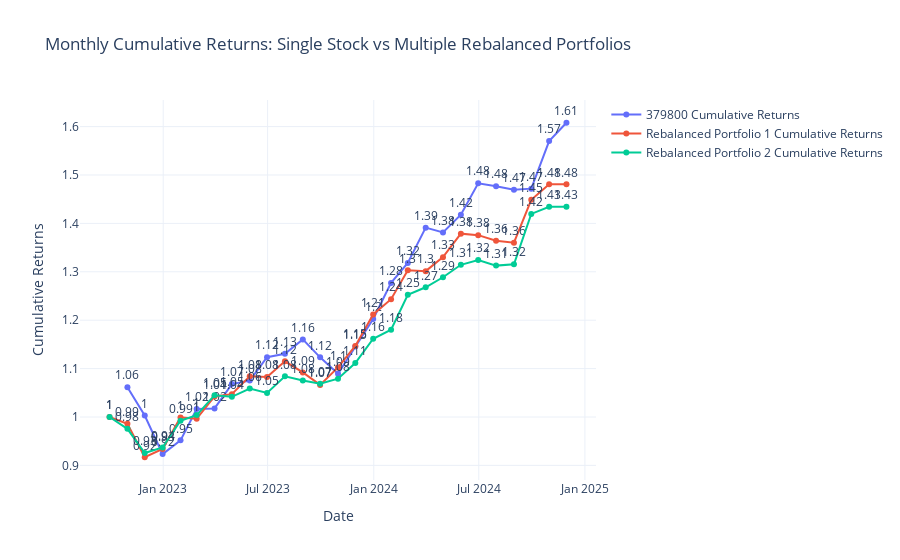
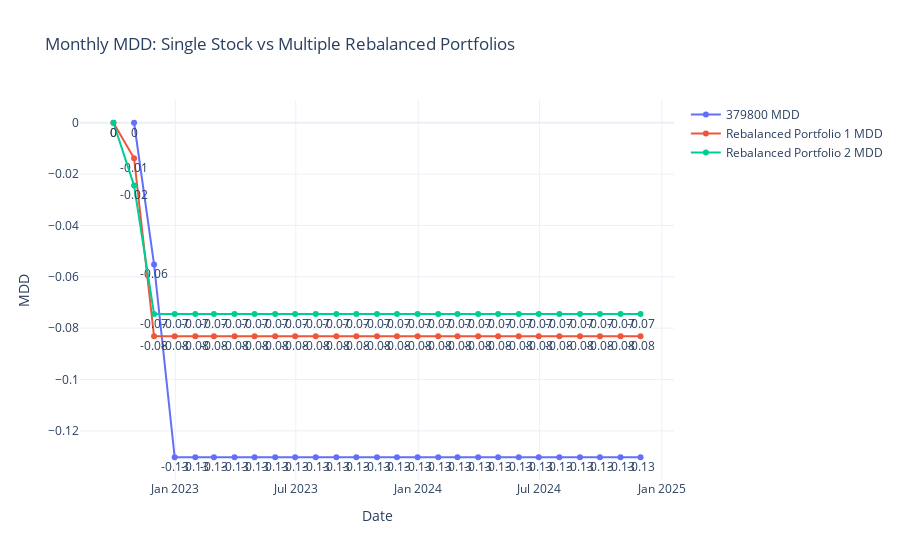

The notebook cell saved with these charts, in order:
### Code cell
import FinanceDataReader as fdr
import pandas as pd
import numpy as np
import plotly.graph_objects as go
from datetime import datetime

# 날짜 범위 설정
start_date = '2022-09-01'
end_date = datetime.today().strftime('%Y-%m-%d')

# 월별 리밸런싱 수익률 계산 함수
def monthly_rebalance_return(df, weights):
    rebalance_returns = (df.pct_change().shift(-1) * weights).sum(axis=1)
    rebalance_cum_returns = (1 + rebalance_returns).cumprod()
    rebalance_cum_returns.iloc[0] = 1
    return rebalance_cum_returns

# MDD 계산 함수
def calculate_mdd(cum_returns):
    drawdown = cum_returns / cum_returns.cummax() - 1
    mdd = drawdown.cummin()
    return mdd

# 여러 종목 코드 그룹과 비중을 받아 개별 리밸런싱 결과를 그래프로 생성하는 함수
def plot_multiple_portfolios(single_stock_code, *multi_stock_codes_with_weights):
    # 한 종목의 데이터 가져오기
    single_stock_data = fdr.DataReader(single_stock_code, start_date, end_date).resample('ME').last()
    single_stock_cum_returns = (1 + single_stock_data['Close'].pct_change()).cumprod()
    single_stock_mdd = calculate_mdd(single_stock_cum_returns)

    # Plotly 그래프 생성 - 수익률 그래프
    fig_returns = go.Figure()
    fig_returns.add_trace(go.Scatter(
        x=single_stock_data.index,
        y=single_stock_cum_returns,
        name=f"{single_stock_code}",
        mode="lines+markers+text",
        text=single_stock_cum_returns.round(2),
        textposition="top center",
        texttemplate="%{text}"
    ))

    # Plotly 그래프 생성 - MDD 그래프
    fig_mdd = go.Figure()
    fig_mdd.add_trace(go.Scatter(
        x=single_stock_data.index,
        y=single_stock_mdd,
        name=f"{single_stock_code} MDD",
        mode="lines+markers+text",
        text=single_stock_mdd.round(2),
        textposition="bottom center",
        texttemplate="%{text}"
    ))

    # 각 그룹의 multi_stock_codes와 비중에 대해 개별적으로 수익률과 MDD 계산
    for i, (multi_stock_codes, weights) in enumerate(multi_stock_codes_with_weights, start=1):
        if len(multi_stock_codes) < 2:
            raise ValueError("각 multi_stock_codes 그룹에는 최소 2개 이상의 종목 코드가 필요합니다.")
        if len(weights) != len(multi_stock_codes):
            raise ValueError("비중 배열의 길이는 종목 코드의 개수와 같아야 합니다.")
        
        # 여러 종목의 데이터 가져오기
        multi_stock_data = {code: fdr.DataReader(code, start_date, end_date)['Close'] for code in multi_stock_codes}
        multi_stock_data = pd.DataFrame(multi_stock_data).resample('ME').last().dropna()
        
        # 비중을 np.array 형태로 변환 후 리밸런싱 포트폴리오 수익률 계산
        weights = np.array(weights)
        rebalance_cum_returns = monthly_rebalance_return(multi_stock_data, weights)
        rebalance_mdd = calculate_mdd(rebalance_cum_returns)
        
        # 리밸런싱 포트폴리오 수익률 추가
        fig_returns.add_trace(go.Scatter(
            x=rebalance_cum_returns.index,
            y=rebalance_cum_returns,
            name=f"Rebalanced Portfolio {i}",
            mode="lines+markers+text",
            text=rebalance_cum_returns.round(2),
            textposition="top center",
            texttemplate="%{text}"
        ))
        
        # 리밸런싱 포트폴리오 MDD 추가
        fig_mdd.add_trace(go.Scatter(
            x=rebalance_mdd.index,
            y=rebalance_mdd,
            name=f"Rebalanced Portfolio {i} MDD",
            mode="lines+markers+text",
            text=rebalance_mdd.round(2),
            textposition="bottom center",
            texttemplate="%{text}"
        ))

    # 그래프 레이아웃 설정
    fig_returns.update_layout(
        title="Monthly Cumulative Returns: Single Stock vs Multiple Rebalanced Portfolios",
        xaxis=dict(title="Date"),
        yaxis=dict(title="Cumulative Returns")
    )
    
    fig_mdd.update_layout(
        title="Monthly MDD: Single Stock vs Multiple Rebalanced Portfolios",
        xaxis=dict(title="Date"),
        yaxis=dict(title="MDD")
    )
    
    fig_returns.show()
    fig_mdd.show()

# 예시 사용
single_stock_code = '379800'
multi_stock_codes_group1 = (['379800', '438080'], [0.7, 0.3])
multi_stock_codes_group2 = (['379800', '329750', '411060'], [0.5, 0.3, 0.2])
plot_multiple_portfolios(single_stock_code, multi_stock_codes_group1, multi_stock_codes_group2)

### Figure 1 — Plotly figure (JSON) as saved in the notebook; plotly's stock layout.template omitted (floating-point values rounded to 4 significant figures)
{"data": [{"mode": "lines+markers+text", "name": "379800 Cumulative Returns", "text": [null, 1.06, 1, 0.92, 0.95, 1.02, 1.02, 1.07, 1.08, 1.12, 1.13, 1.16, 1.12, 1.09, 1.15, 1.2, 1.28, 1.32, 1.39, 1.38, 1.42, 1.48, 1.48, 1.47, 1.47, 1.57, 1.61], "textposition": "top center", "texttemplate": "%{text}", "type": "scatter", "x": ["2022-09-30T00:00:00", "2022-10-31T00:00:00", "2022-11-30T00:00:00", "2022-12-31T00:00:00", "2023-01-31T00:00:00", "2023-02-28T00:00:00", "2023-03-31T00:00:00", "2023-04-30T00:00:00", "2023-05-31T00:00:00", "2023-06-30T00:00:00", "2023-07-31T00:00:00", "2023-08-31T00:00:00", "2023-09-30T00:00:00", "2023-10-31T00:00:00", "2023-11-30T00:00:00", "2023-12-31T00:00:00", "2024-01-31T00:00:00", "2024-02-29T00:00:00", "2024-03-31T00:00:00", "2024-04-30T00:00:00", "2024-05-31T00:00:00", "2024-06-30T00:00:00", "2024-07-31T00:00:00", "2024-08-31T00:00:00", "2024-09-30T00:00:00", "2024-10-31T00:00:00", "2024-11-30T00:00:00"], "y": [null, 1.062, 1.003, 0.9233, 0.9517, 1.016, 1.018, 1.068, 1.075, 1.124, 1.131, 1.16, 1.123, 1.089, 1.146, 1.202, 1.277, 1.318, 1.391, 1.381, 1.418, 1.483, 1.477, 1.47, 1.472, 1.57, 1.608]}, {"mode": "lines+markers+text", "name": "Rebalanced Portfolio 1 Cumulative Returns", "text": [1, 0.99, 0.92, 0.93, 1, 1, 1.04, 1.05, 1.08, 1.08, 1.12, 1.09, 1.07, 1.1, 1.15, 1.21, 1.24, 1.3, 1.3, 1.33, 1.38, 1.38, 1.36, 1.36, 1.45, 1.48, 1.48], "textposition": "top center", "texttemplate": "%{text}", "type": "scatter", "x": ["2022-09-30T00:00:00", "2022-10-31T00:00:00", "2022-11-30T00:00:00", "2022-12-31T00:00:00", "2023-01-31T00:00:00", "2023-02-28T00:00:00", "2023-03-31T00:00:00", "2023-04-30T00:00:00", "2023-05-31T00:00:00", "2023-06-30T00:00:00", "2023-07-31T00:00:00", "2023-08-31T00:00:00", "2023-09-30T00:00:00", "2023-10-31T00:00:00", "2023-11-30T00:00:00", "2023-12-31T00:00:00", "2024-01-31T00:00:00", "2024-02-29T00:00:00", "2024-03-31T00:00:00", "2024-04-30T00:00:00", "2024-05-31T00:00:00", "2024-06-30T00:00:00", "2024-07-31T00:00:00", "2024-08-31T00:00:00", "2024-09-30T00:00:00", "2024-10-31T00:00:00", "2024-11-30T00:00:00"], "y": [1, 0.9862, 0.9168, 0.9339, 0.9992, 0.9964, 1.043, 1.047, 1.084, 1.082, 1.115, 1.092, 1.066, 1.102, 1.147, 1.212, 1.243, 1.303, 1.301, 1.33, 1.379, 1.376, 1.364, 1.36, 1.449, 1.481, 1.481]}, {"mode": "lines+markers+text", "name": "Rebalanced Portfolio 2 Cumulative Returns", "text": [1, 0.98, 0.93, 0.94, 0.99, 1, 1.05, 1.04, 1.06, 1.05, 1.08, 1.08, 1.07, 1.08, 1.11, 1.16, 1.18, 1.25, 1.27, 1.29, 1.31, 1.32, 1.31, 1.32, 1.42, 1.43, 1.43], "textposition": "top center", "texttemplate": "%{text}", "type": "scatter", "x": ["2022-09-30T00:00:00", "2022-10-31T00:00:00", "2022-11-30T00:00:00", "2022-12-31T00:00:00", "2023-01-31T00:00:00", "2023-02-28T00:00:00", "2023-03-31T00:00:00", "2023-04-30T00:00:00", "2023-05-31T00:00:00", "2023-06-30T00:00:00", "2023-07-31T00:00:00", "2023-08-31T00:00:00", "2023-09-30T00:00:00", "2023-10-31T00:00:00", "2023-11-30T00:00:00", "2023-12-31T00:00:00", "2024-01-31T00:00:00", "2024-02-29T00:00:00", "2024-03-31T00:00:00", "2024-04-30T00:00:00", "2024-05-31T00:00:00", "2024-06-30T00:00:00", "2024-07-31T00:00:00", "2024-08-31T00:00:00", "2024-09-30T00:00:00", "2024-10-31T00:00:00", "2024-11-30T00:00:00"], "y": [1, 0.9755, 0.9255, 0.9371, 0.9924, 1.004, 1.045, 1.042, 1.059, 1.05, 1.084, 1.075, 1.069, 1.079, 1.111, 1.162, 1.18, 1.252, 1.268, 1.289, 1.314, 1.324, 1.313, 1.316, 1.42, 1.434, 1.434]}], "layout": {"title": {"text": "Monthly Cumulative Returns: Single Stock vs Multiple Rebalanced Portfolios"}, "xaxis": {"title": {"text": "Date"}}, "yaxis": {"title": {"text": "Cumulative Returns"}}}}

### Figure 2 — Plotly figure (JSON) as saved in the notebook; plotly's stock layout.template omitted (floating-point values rounded to 4 significant figures)
{"data": [{"mode": "lines+markers+text", "name": "379800 MDD", "text": [null, 0, -0.06, -0.13, -0.13, -0.13, -0.13, -0.13, -0.13, -0.13, -0.13, -0.13, -0.13, -0.13, -0.13, -0.13, -0.13, -0.13, -0.13, -0.13, -0.13, -0.13, -0.13, -0.13, -0.13, -0.13, -0.13], "textposition": "bottom center", "texttemplate": "%{text}", "type": "scatter", "x": ["2022-09-30T00:00:00", "2022-10-31T00:00:00", "2022-11-30T00:00:00", "2022-12-31T00:00:00", "2023-01-31T00:00:00", "2023-02-28T00:00:00", "2023-03-31T00:00:00", "2023-04-30T00:00:00", "2023-05-31T00:00:00", "2023-06-30T00:00:00", "2023-07-31T00:00:00", "2023-08-31T00:00:00", "2023-09-30T00:00:00", "2023-10-31T00:00:00", "2023-11-30T00:00:00", "2023-12-31T00:00:00", "2024-01-31T00:00:00", "2024-02-29T00:00:00", "2024-03-31T00:00:00", "2024-04-30T00:00:00", "2024-05-31T00:00:00", "2024-06-30T00:00:00", "2024-07-31T00:00:00", "2024-08-31T00:00:00", "2024-09-30T00:00:00", "2024-10-31T00:00:00", "2024-11-30T00:00:00"], "y": [null, 0, -0.05519, -0.1303, -0.1303, -0.1303, -0.1303, -0.1303, -0.1303, -0.1303, -0.1303, -0.1303, -0.1303, -0.1303, -0.1303, -0.1303, -0.1303, -0.1303, -0.1303, -0.1303, -0.1303, -0.1303, -0.1303, -0.1303, -0.1303, -0.1303, -0.1303]}, {"mode": "lines+markers+text", "name": "Rebalanced Portfolio 1 MDD", "text": [0, -0.01, -0.08, -0.08, -0.08, -0.08, -0.08, -0.08, -0.08, -0.08, -0.08, -0.08, -0.08, -0.08, -0.08, -0.08, -0.08, -0.08, -0.08, -0.08, -0.08, -0.08, -0.08, -0.08, -0.08, -0.08, -0.08], "textposition": "bottom center", "texttemplate": "%{text}", "type": "scatter", "x": ["2022-09-30T00:00:00", "2022-10-31T00:00:00", "2022-11-30T00:00:00", "2022-12-31T00:00:00", "2023-01-31T00:00:00", "2023-02-28T00:00:00", "2023-03-31T00:00:00", "2023-04-30T00:00:00", "2023-05-31T00:00:00", "2023-06-30T00:00:00", "2023-07-31T00:00:00", "2023-08-31T00:00:00", "2023-09-30T00:00:00", "2023-10-31T00:00:00", "2023-11-30T00:00:00", "2023-12-31T00:00:00", "2024-01-31T00:00:00", "2024-02-29T00:00:00", "2024-03-31T00:00:00", "2024-04-30T00:00:00", "2024-05-31T00:00:00", "2024-06-30T00:00:00", "2024-07-31T00:00:00", "2024-08-31T00:00:00", "2024-09-30T00:00:00", "2024-10-31T00:00:00", "2024-11-30T00:00:00"], "y": [0, -0.01382, -0.08316, -0.08316, -0.08316, -0.08316, -0.08316, -0.08316, -0.08316, -0.08316, -0.08316, -0.08316, -0.08316, -0.08316, -0.08316, -0.08316, -0.08316, -0.08316, -0.08316, -0.08316, -0.08316, -0.08316, -0.08316, -0.08316, -0.08316, -0.08316, -0.08316]}, {"mode": "lines+markers+text", "name": "Rebalanced Portfolio 2 MDD", "text": [0, -0.02, -0.07, -0.07, -0.07, -0.07, -0.07, -0.07, -0.07, -0.07, -0.07, -0.07, -0.07, -0.07, -0.07, -0.07, -0.07, -0.07, -0.07, -0.07, -0.07, -0.07, -0.07, -0.07, -0.07, -0.07, -0.07], "textposition": "bottom center", "texttemplate": "%{text}", "type": "scatter", "x": ["2022-09-30T00:00:00", "2022-10-31T00:00:00", "2022-11-30T00:00:00", "2022-12-31T00:00:00", "2023-01-31T00:00:00", "2023-02-28T00:00:00", "2023-03-31T00:00:00", "2023-04-30T00:00:00", "2023-05-31T00:00:00", "2023-06-30T00:00:00", "2023-07-31T00:00:00", "2023-08-31T00:00:00", "2023-09-30T00:00:00", "2023-10-31T00:00:00", "2023-11-30T00:00:00", "2023-12-31T00:00:00", "2024-01-31T00:00:00", "2024-02-29T00:00:00", "2024-03-31T00:00:00", "2024-04-30T00:00:00", "2024-05-31T00:00:00", "2024-06-30T00:00:00", "2024-07-31T00:00:00", "2024-08-31T00:00:00", "2024-09-30T00:00:00", "2024-10-31T00:00:00", "2024-11-30T00:00:00"], "y": [0, -0.02447, -0.07446, -0.07446, -0.07446, -0.07446, -0.07446, -0.07446, -0.07446, -0.07446, -0.07446, -0.07446, -0.07446, -0.07446, -0.07446, -0.07446, -0.07446, -0.07446, -0.07446, -0.07446, -0.07446, -0.07446, -0.07446, -0.07446, -0.07446, -0.07446, -0.07446]}], "layout": {"title": {"text": "Monthly MDD: Single Stock vs Multiple Rebalanced Portfolios"}, "xaxis": {"title": {"text": "Date"}}, "yaxis": {"title": {"text": "MDD"}}}}
